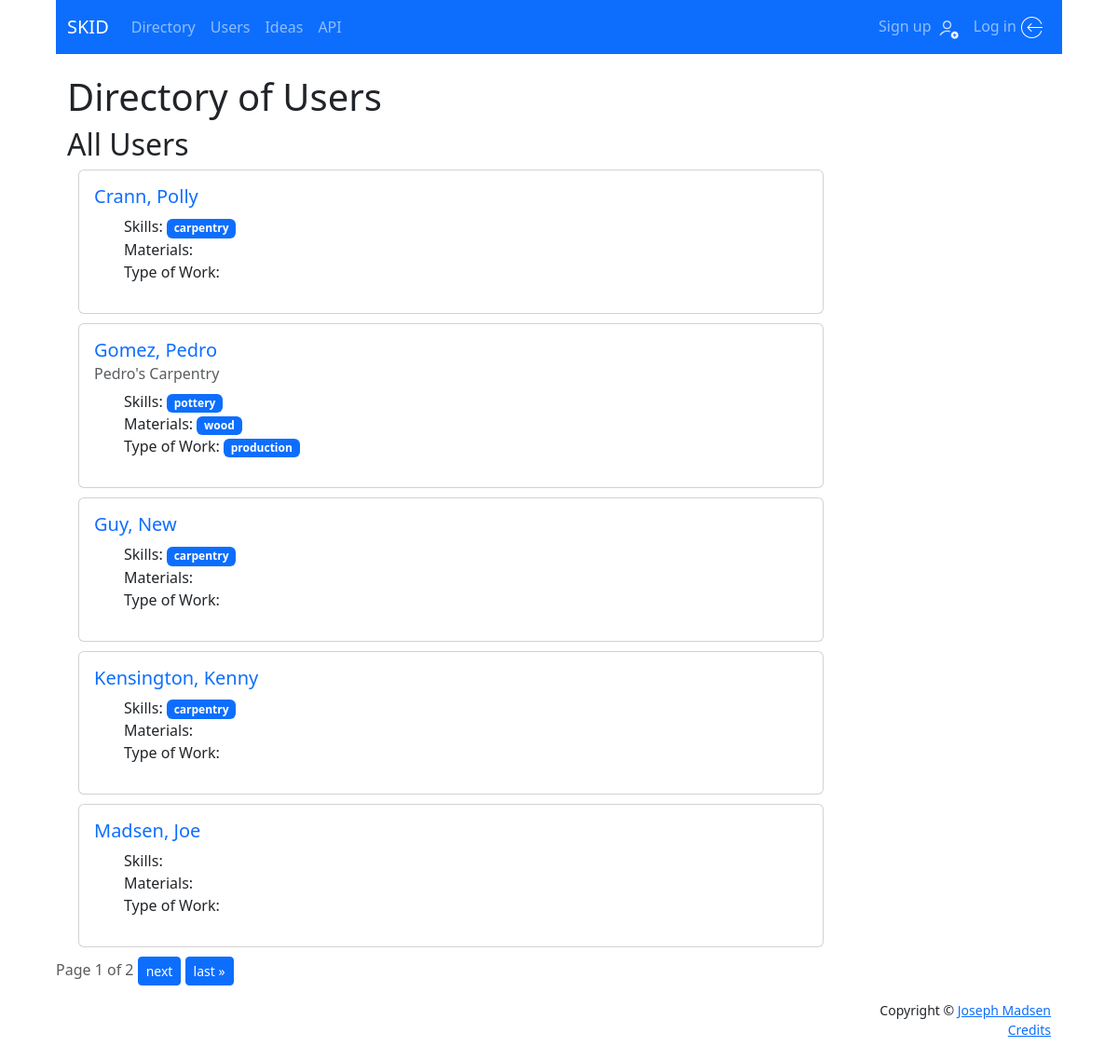
Screenshot of /directory/users/ with the database file from the repository.
### users/models.py (models this page shows, shortened)
class Skill(models.Model):
    skill = models.CharField(max_length=100, unique=True)
    def __str__(self):
        return self.skill

class Profile(models.Model):
    user_id = models.OneToOneField(User, on_delete=models.CASCADE)
    business_name = models.CharField(max_length=100, blank=True)
    email_public = models.EmailField(
        'Public Email',
        blank=True,
        null=True,
        max_length=100,
        help_text='This email address will be displayed on your public SKID profile.'
        )
    phone_number = PhoneField(blank=True)
    address = models.CharField(max_length=150, blank=True)
    city = models.CharField(max_length=150, blank=True)
    state_province = models.CharField('State or Province', max_length=100, blank=True)
    zip_code = models.CharField('Zip or Postal Code', max_length=10, blank=True)
    country = models.CharField(max_length=56, blank=True)
    about = models.TextField(blank=True)
    skills = models.ManyToManyField(to=Skill, related_name='profile', blank=True)
    materials = models.ManyToManyField(to=Material, related_name='profile', blank=True)
    type_of_work = models.ManyToManyField(
        to=WorkType,
        related_name='profile',
        blank=True,
        help_text='eg: Prototype, Production, Made to Order, etc.')

class Material(models.Model):
    material = models.CharField(max_length=100, unique=True)
    def __str__(self):
        return self.material

class WorkType(models.Model):
    work_type = models.CharField(max_length=100, unique=True)
    def __str__(self):
        return self.work_type

### directory/views.py (the view)
# urls.py: path('users/', views.user_list_view, name='users'),
def user_list_view(request):
    try:
        all_users = User.objects.filter(is_staff=False).order_by('last_name')
        paginator = Paginator(all_users, 5)
        page_number = request.GET.get('page')
        users = paginator.get_page(page_number)
        context = {
            'users': users,
        }
        return render(request, 'directory/user_list.html', context)
    except Exception as err:
        print("ERROR: ", str(err))
        context = {'error': str(err)}
        return render(request, 'error_page.html', context, content_type='text/html')

### directory/templates/directory/user_list.html (shortened to what this page needs)
{% extends 'base.html' %}
{% block content %}
<div class="container">
    <h1>Directory of Users</h1>
    {% if skill_name %}
    <div class="container">
        <h2>Skill: {{ skill_name }}</h2>
        {% for user in users %}
            <h4>
                {% if user.business_name %}
                    <a href="{% url 'directory:user_detail' user.user_id.id %}" style="text-decoration: none;">
                        {{ user.business_name }}
                    </a>
                {% else %}
                    <a href="{% url 'directory:user_detail' user.user_id.id %}" style="text-decoration: none;">
                        {{ user.user_id.last_name }}, {{ user.user_id.first_name }}
                    </a>
                {% endif %}
            </h4>
        {% endfor %}
    </div>
    {% else %}
        <h2>All Users</h2>
        <div class="container">
            {% for user in users %}
                <div class="card" style="width: auto; max-width: 50rem;">
                    <div class="card-body">
                        <h5 class="card-title">
                            <a href="{% url 'directory:user_detail' user.id %}" style="text-decoration: none;">
                                {{ user.last_name }}, {{ user.first_name }}
                            </a>
                        </h5>
                        {% if user.profile.business_name %}
                        <h6 class="card-subtitle mb-2 text-muted">{{ user.profile.business_name }}</h6>
                        {%  endif %}
                        <ul style="list-style-type:none;">
                            <li>
                                Skills:
                                {% for skill in user.profile.skills.all %}
                                <a href="{% url 'directory:user_skill' skill.id %}"
                                    class="badge bg-primary" style="text-decoration: none;">
                                    {{ skill }}
                                </a>
                                {% endfor %}
                            </li>
                            <li>
                                Materials:
                                {% for material in user.profile.materials.all %}
                                <a href="{% url 'directory:user_material' material.id %}"
                                    class="badge bg-primary" style="text-decoration: none;">
                                    {{ material }}
                                </a>
                                {% endfor %}
                            </li>
                            <li>
                                Type of Work:
                                {% for type in user.profile.type_of_work.all %}
                                <a href="{% url 'directory:user_work_type' type.id %}"
                                class="badge bg-primary" style="text-decoration: none;">
                                {{ type }}
                            </a>
                                {% endfor %}
                            </li>
                        </ul>
                    </div>
                </div>
                <div class="spacer"></div>
            {% endfor %}
        </div>
    {% endif %}
</div>
<div class="pagination container">
    <span class="step-links">
        <span class="current text-muted">
            Page {{ users.number }} of {{ users.paginator.num_pages }}
        </span>
        {% if users.has_next %}
            <a class="btn btn-primary btn-sm" href="?page={{ users.next_page_number }}">next</a>
            <a class="btn btn-primary btn-sm" href="?page={{ users.paginator.num_pages }}">last &raquo;</a>
        {% endif %}
    </span>
  </div>
{% endblock content %}

### users/static/css/styles.css (style rules this page uses)
body { max-width: 1080px; margin: auto; }
.spacer { min-width: 10px; min-height: 10px; }

### rows the page displays
Skill: skill "carpentry"
Skill: skill "pottery"
Material: material "wood"
WorkType: work_type "production"

### other values shown
{{ user.last_name }} "Crann"
{{ user.first_name }} "Polly"
{{ user.last_name }} "Gomez"
{{ user.first_name }} "Pedro"
{{ user.profile.business_name }} "Pedro's Carpentry"
{{ user.last_name }} "Guy"
{{ user.first_name }} "New"
{{ user.last_name }} "Kensington"
{{ user.first_name }} "Kenny"
{{ user.last_name }} "Madsen"
{{ user.first_name }} "Joe"
{{ users.number }} "1"
{{ users.paginator.num_pages }} "2"
